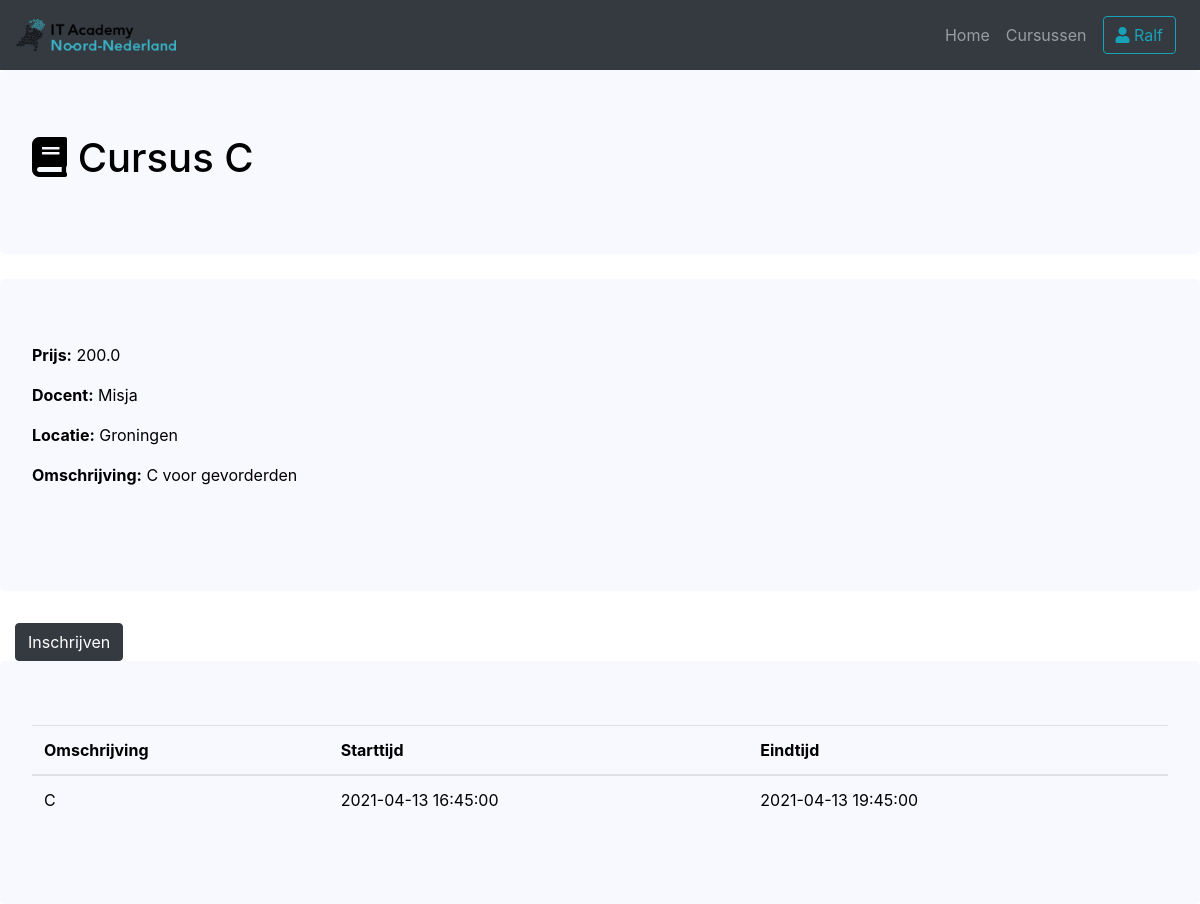
/cursus/C/2 (signed in), run on the app's committed database.
### project/models.py (models this page shows, shortened)
class User(db.Model, UserMixin):
    __tablename__ = 'users'
    id = db.Column(db.Integer, primary_key=True)
    email       = db.Column(db.String(64), unique=True, index=True, nullable=False)
    username    = db.Column(db.String(64), unique=True, index=True, nullable=False)
    password    = db.Column(db.String(128), nullable=False)
    role_id     = db.Column(db.Integer, db.ForeignKey("roles.id"), nullable=False)

class Course(db.Model):
    __tablename__ = 'courses'
    id              = db.Column(db.Integer, primary_key=True)
    teacher_id      = db.Column(db.Integer, db.ForeignKey("users.id"), nullable=False)
    language_id     = db.Column(db.Integer, db.ForeignKey("languages.id"), nullable=False)
    location        = db.Column(db.Text, nullable=False)
    cost            = db.Column(db.Float, nullable=False)
    description     = db.Column(db.Text, nullable=False)

class Lecture(db.Model):
    __tablename__ = 'lectures'
    id                  = db.Column(db.Integer, primary_key=True)
    course_id           = db.Column(db.Integer, db.ForeignKey("courses.id"))
    start_time          = db.Column(db.DateTime)
    end_time            = db.Column(db.DateTime)
    lecture_name        = db.Column(db.Text)

### project/views.py (the view)
@standaard_blueprint.route('/cursus/<language>/<course_id>')
def cursus(language, course_id):
    if current_user.is_anonymous:
        flash(Markup('U moet eerst inloggen of registreren voordat u zich kan inschrijven voor een cursus. <br> Registreren kan <b><a href="' + url_for('standaard.register') + '">hier</a></b>! <br><br> <b><a href="' + url_for('standaard.login') + '">Inloggen</a></b>'))
    course =   Course.query\
                .filter_by(id=course_id)\
                .join(Language, Course.language_id == Language.id)\
                .join(User, Course.teacher_id == User.id)\
                .add_columns(Course.id, Course.language_id, Language.language, User.username, Course.location, Course.cost, Course.description).first_or_404()
    lectures =  Lecture.query\
                .filter_by(course_id = int(course_id))\
                .join(Course, Course.id == int(course_id))\
                .join(Language, Language.id == Course.language_id)\
                .add_columns(Lecture.lecture_name, Lecture.start_time, Lecture.end_time)\
                .order_by(Lecture.start_time)\
                .all()
    discount = False
    korting = Korting()
    if current_user.is_authenticated:
        if Attendee.query.filter_by(user_id = current_user.id).first() != None:
            discount = True
    return render_template('cursus.html', course=course, discount = discount, korting=korting, lectures=lectures)

### project/__init__.py (called while the page is built)
@app.context_processor
def inject_time_related_functions():
    return dict(date_now=datetime.now().date(), td=timedelta, dt=datetime, t=time())

### project/models.py (called while the page is built)
@login_manager.user_loader
def load_user(user_id):
    return User.query.get(user_id)

def Korting():
    korting = 0.5 # 50%
    return korting

### project/templates/cursus.html
{% extends "base.html" %}
{% block content %}
<div class="jumbotron m-0">
    <h1><i class="fas fa-book"></i> Cursus {{ course.language }}</h1>
</div>
<div class="jumbotron">
    <p> {% if discount == True %}
        <b>Prijs:</b> <s>{{ course.cost}}</s> {{ course.cost*korting }}
        {% else %}
        <b>Prijs:</b> {{ course.cost}}
        {% endif %}
    </p>
    <p> <b>Docent:</b> {{ course.username}} </p>
    <p> <b>Locatie:</b> {{ course.location}} </p>
    <p> <b>Omschrijving:</b> {{ course.description }} </p>
    <br>
</div>
<div class="col-sm-12">
    {% if current_user.is_authenticated %}
    <a href="{{ url_for('student.inschrijven', language_id=course.language_id, course_id=course.id)}}" class="btn btn-dark">Inschrijven</a>
    {% endif %}
</div>
<div class="jumbotron m-0">
    <table class="table">
        <thead>
            <tr>
                <th scope="col">Omschrijving</th>
                <th scope="col">Starttijd</th>
                <th scope="col">Eindtijd</th>
            </tr>
        </thead>
        <tbody>
            {% for lecture in lectures %}
            <tr>
                <td>{{ lecture.lecture_name }}</td>
                <td>{{ lecture.start_time}}</td>
                <td>{{ lecture.end_time }}</td>
            </tr>
            {% endfor %}
        </tbody>
    </table>
</div>
{% endblock %}

### project/templates/base.html (shortened to what this page needs)
<!DOCTYPE html>
<html lang="en" dir="ltr">
<head>
    <link rel="stylesheet" type="text/css" href="{{ url_for('static',filename='stylesheet.css') }}?rnd=24">
    <link rel="stylesheet" href="https://maxcdn.bootstrapcdn.com/bootstrap/4.0.0/css/bootstrap.min.css">
    <link rel="stylesheet" href="https://cdnjs.cloudflare.com/ajax/libs/font-awesome/5.15.3/css/all.min.css" />
</head>
<body>
    <nav class="navbar navbar-expand-lg navbar-dark bg-dark">
    <a class="navbar-brand" href="{{ url_for('index') }}">
        <img src="/static/logo-klein.png" width="40%" alt="">
    </a>
    <div class="collapse navbar-collapse" id="navbarSupportedContent">
        <div class="navbar-nav ml-auto d-lg-flex align-items-lg-center">
            <a class="nav-item nav-link" href="{{ url_for('index') }}">Home</a>
            <a class="nav-item nav-link" href="{{ url_for('standaard.cursussen') }}">Cursussen</a>
            {% if current_user.is_authenticated %}
            <div class="dropdown nav-item nav-link">
                <button class="btn btn-outline-info" type="button" id="dropdownMenuButton" data-toggle="dropdown" aria-haspopup="true" aria-expanded="false">
                    <i class="fas fa-user"></i> {{ current_user.username }}
                </button>
            </div>
            {% endif %}
        </div>
    </div>
</nav>
{% block content %}
{% endblock %}
</body>
</html>

### project/static/stylesheet.css (style rules this page uses)
html { background-color: white; }
.jumbotron { background-color:ghostwhite !important; margin-top: 25px; color: black; }

### data on the page
User: username "Ralf"
Course: cost "200.0", location "Groningen", description "C voor gevorderden"
User: username "Misja"
Lecture: lecture_name "C", start_time "2021-04-13 16:45:00", end_time "2021-04-13 19:45:00"

### other printed values
{{ course.language }} "C"
